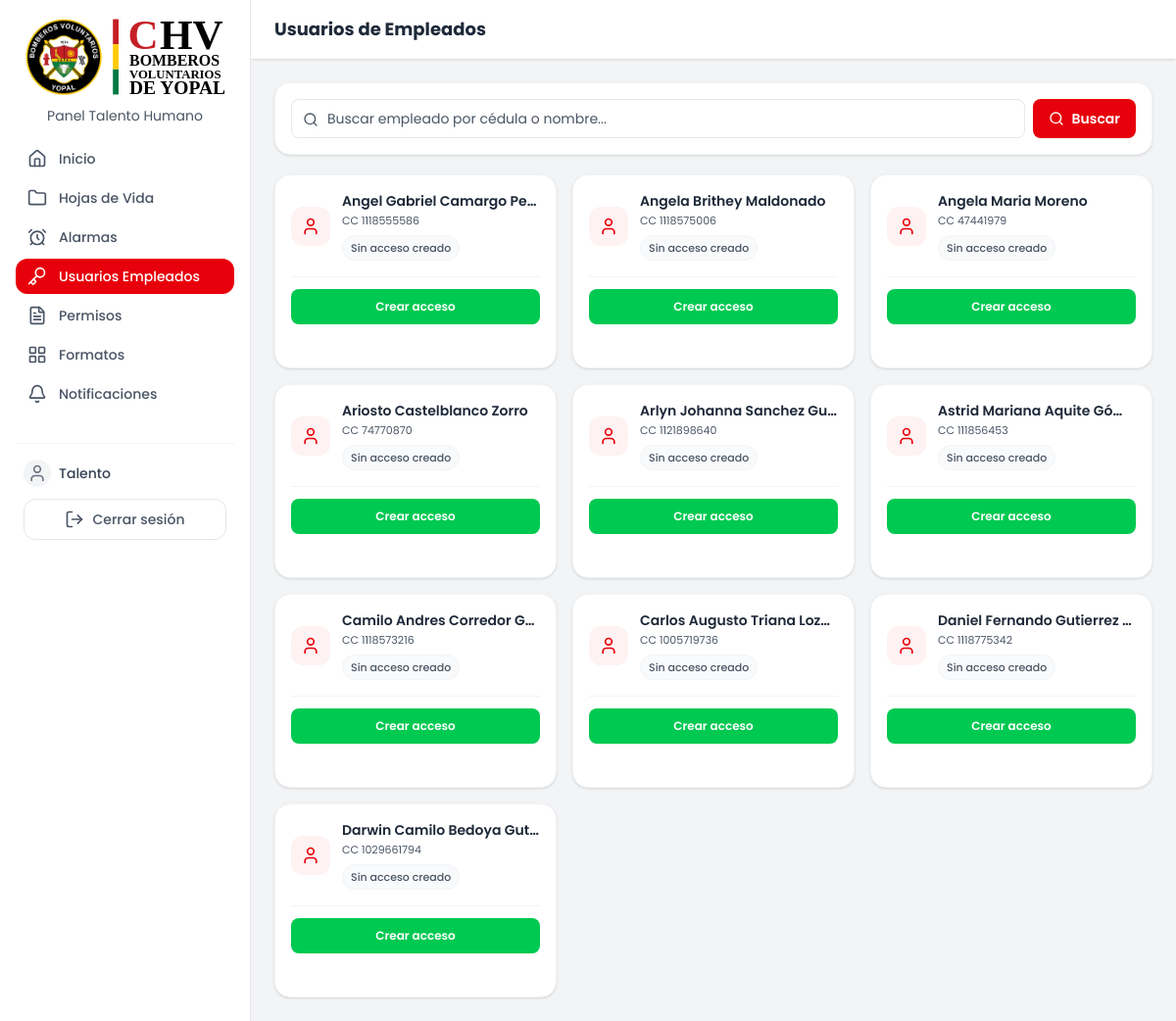
Page /public/usuarios_empleados.php (signed in) on the committed database.
### tables this page shows
CREATE TABLE `empleados` (
  `cedula` varchar(10) NOT NULL COMMENT 'Max 10 caracteres, permite extranjera alfanumérica',
  `lugar_expedicion` varchar(120) DEFAULT NULL COMMENT 'Municipio, Departamento (lista en public/assets/data/municipios.json)',
  `nombre` varchar(150) NOT NULL,
  `sexo` enum('F','M') DEFAULT NULL,
  `cargo` enum('Auxiliar en Talento Humano','Director de talento humano','Auxiliar de Extintores','Enfermero/a','Practicante Sena','Practicante Fundetec','Practicante otra entidad','Servicios Generales','Maquinista','Guardia','Recepcionista','Administrativo','Auxiliar administrativo','Director Académico','Director de negocios','Tecnico en soporte sistemas','Tecnico archivista','Coordinador SST','Auxiliar SST','Jefe de prensa','Contador','Auxiliar de contaduría','Almacenista','Supervisor','Coordinador de banda','Conductor de ambulancia','Aspirante','Voluntario','Secretario recaudador','Auxiliar de enfermería','Docente de banda marcial','PAMEC','Revisor(a) fiscal','Comandante de estación','Directora administrativa y financiera','Bombero integral') NOT NULL,
  `tipo_de_personal` enum('Bombero','Civil') DEFAULT NULL,
  `eps` enum('Sanitas','Nueva EPS','Capresoca','Salud Total') DEFAULT NULL,
  `pension` enum('Colfondos','Porvenir','Colpensiones','Protección','NA') DEFAULT NULL,
  `arl` enum('Positiva','SURA','Colmena','AXA Colpatria','Seguros Bolívar') DEFAULT NULL,
  `salario_basico` decimal(12,2) DEFAULT NULL,
  `es_bombero_integral` tinyint(1) DEFAULT 0,
  `tipo_jornada` enum('Turnos','Administrativa','Restringida') NOT NULL DEFAULT 'Administrativa' COMMENT 'Cómo se cuentan horas/días en permisos: Turnos (operativo), Administrativa (07:00-17:24) o Restringida (horario reducido)',
  `jornada_hora_entrada` time DEFAULT NULL COMMENT 'Solo si tipo_jornada = Restringida',
  `jornada_hora_salida` time DEFAULT NULL COMMENT 'Solo si tipo_jornada = Restringida',
  `tipo_de_contrato` enum('Fijo','Indefinido','OPS','SENA','OPS SEMY','No aplica') DEFAULT NULL,
  `fecha_inicio_contrato` date DEFAULT NULL,
  `fecha_fin_contrato` date DEFAULT NULL,
  `estado` enum('activo','no activo') DEFAULT 'activo',
  `celular` varchar(15) DEFAULT NULL COMMENT 'Numero de celular, validar 10 digitos',
  `correo` varchar(150) DEFAULT NULL,
  `fecha_nacimiento` date DEFAULT NULL COMMENT 'Para notificacion de cumpleaños',
  `created_at` timestamp NOT NULL DEFAULT current_timestamp(),
  `foto` varchar(255) DEFAULT NULL COMMENT 'Ruta relativa dentro de uploads/'
);

### includes/icon.php (called while the page is built)
<?php
function icon(string $nombre, string $clases = 'w-5 h-5'): string {
    static $cache = [];
    if (!isset($cache[$nombre])) {
        $ruta = __DIR__ . '/../public/assets/icons/' . $nombre . '.svg';
        if (!is_file($ruta)) {
            return '';
        }
        $cache[$nombre] = file_get_contents($ruta);
    }
    $svg = $cache[$nombre];
    $svg = preg_replace('/class="[^"]*"/', 'class="' . htmlspecialchars($clases) . ' inline-block align-middle"', $svg, 1);
    return $svg;
}

### src/models/EmpleadoModel.php (called while the page is built, shortened)
<?php
class EmpleadoModel
{
    public static function listar(string $busqueda = '', int $limite = 10, int $offset = 0): array
    {
        $pdo = getPDO();
        $limite = max(1, min(100, $limite));
        $offset = max(0, $offset);
        $sql = "SELECT * FROM empleados";
        $params = [];
        $sql .= " ORDER BY nombre ASC LIMIT :limite OFFSET :offset";
        $stmt = $pdo->prepare($sql);
        $stmt->bindValue(':limite', $limite, PDO::PARAM_INT);
        $stmt->bindValue(':offset', $offset, PDO::PARAM_INT);
        $stmt->execute();
        return $stmt->fetchAll();
    }
}

### src/models/UsuarioEmpleadoModel.php (called while the page is built, shortened)
<?php
class UsuarioEmpleadoModel
{
    public static function obtenerPorCedula(string $cedula): ?array
    {
        $pdo = getPDO();
        $stmt = $pdo->prepare("SELECT * FROM usuarios_empleados WHERE cedula = :cedula");
        $stmt->execute(['cedula' => $cedula]);
        $r = $stmt->fetch();
        return $r ?: null;
    }
}

### public/usuarios_empleados.php (the view, shortened to what this page needs)
<?php
require_once __DIR__ . '/../src/models/EmpleadoModel.php';
require_once __DIR__ . '/../src/models/UsuarioEmpleadoModel.php';
$busqueda = trim($_GET['q'] ?? '');
$empleados = EmpleadoModel::listar($busqueda);
?>
<!DOCTYPE html>
<html lang="es">
<head>
    <link rel="stylesheet" href="./assets/css/tailwind.css">
</head>
<body class="bg-gray-100 min-h-screen">
    <?php require __DIR__ . '/../includes/sidebar.php'; ?>
    <div class="md:ml-64 pt-14 md:pt-0">
        <header class="bg-white shadow px-6 py-4">
            <h1 class="text-lg font-bold text-gray-800">Usuarios de Empleados</h1>
        </header>
        <main class="p-6 max-w-5xl">
            <form method="GET" class="mb-5">
                <div class="bg-white rounded-2xl shadow-sm border border-gray-100 p-4">
                    <div class="flex flex-col sm:flex-row gap-2">
                        <div class="relative flex-1">
                            <span class="absolute left-3 top-1/2 -translate-y-1/2 text-gray-600">
                                            <?= icon('search', 'w-4 h-4') ?>
                            </span>
                            <input type="text" name="q" value="<?= htmlspecialchars($busqueda) ?>"
                                placeholder="Buscar empleado por cédula o nombre..."
                                class="w-full h-10 pl-9 pr-3 rounded-lg border border-gray-200 bg-white text-sm text-gray-700 placeholder:text-gray-600 focus:outline-none focus:ring-2 focus:ring-red-100 focus:border-red-300 transition">
                        </div>
                        <button type="submit"
                            class="h-10 px-4 rounded-lg bg-red-600 hover:bg-red-700 text-white text-sm font-semibold flex items-center justify-center gap-2 transition whitespace-nowrap">
                                        <?= icon('search', 'w-4 h-4') ?>
                            Buscar
                        </button>
                    </div>
                </div>
            </form>
                        <?php if (empty($empleados)): ?>
                <div class="bg-white rounded-2xl border border-gray-100 shadow-sm p-8 text-center">
                    <div
                        class="mx-auto w-10 h-10 rounded-xl bg-gray-50 text-gray-600 flex items-center justify-center mb-3">
                                    <?= icon('search', 'w-5 h-5') ?>
                    </div>
                    <p class="text-sm font-semibold text-gray-700">
                        No se encontraron empleados
                    </p>
                    <p class="text-xs text-gray-600 mt-1">
                        Intenta buscar por nombre o número de cédula.
                    </p>
                </div>
                ```php
                        <?php else: ?>
                <div class="grid grid-cols-1 md:grid-cols-3 gap-4">
                                <?php foreach ($empleados as $emp): ?>
                                    <?php $acceso = UsuarioEmpleadoModel::obtenerPorCedula($emp['cedula']); ?>
                        <div
                            class="bg-white rounded-2xl shadow-sm border border-gray-100 p-4 flex flex-col gap-4 hover:border-gray-200 transition">
                            <div class="flex items-center gap-3 min-w-0">
                                <div
                                    class="w-10 h-10 rounded-xl bg-red-50 text-red-600 flex items-center justify-center flex-shrink-0">
                                                <?= icon('user', 'w-5 h-5') ?>
                                </div>
                                <div class="min-w-0 flex-1">
                                    <p class="text-sm font-semibold text-gray-800 truncate">
                                                    <?= htmlspecialchars($emp['nombre']) ?>
                                    </p>
                                    <p class="text-[11px] text-gray-600 truncate mt-0.5">
                                        CC <?= htmlspecialchars($emp['cedula']) ?>
                                    </p>
                                    <div class="mt-1.5">
                                                    <?php if ($acceso): ?>
                                                        <?php if ($acceso['activo']): ?>
                                                <span
                                                    class="inline-flex items-center gap-1.5 text-[11px] font-semibold px-2 py-1 rounded-full bg-green-50 text-green-700 border border-green-100">
                                                    <span class="w-1.5 h-1.5 rounded-full bg-green-500"></span>
                                                    Acceso activo
                                                </span>
                                                        <?php else: ?>
                                                <span
                                                    class="inline-flex items-center gap-1.5 text-[11px] font-semibold px-2 py-1 rounded-full bg-gray-50 text-gray-500 border border-gray-100">
                                                    <span class="w-1.5 h-1.5 rounded-full bg-gray-400"></span>
                                                    Acceso revocado
                                                </span>
                                                        <?php endif; ?>
                                                    <?php else: ?>
                                            <span
                                                class="inline-flex items-center gap-1.5 text-[11px] font-medium px-2 py-1 rounded-full bg-gray-50 text-gray-600 border border-gray-100">
                                                Sin acceso creado
                                            </span>
                                                    <?php endif; ?>
                                    </div>
                                </div>
                            </div>
                            <div class="border-t border-gray-100 pt-3">
                                <div class="flex flex-wrap items-center gap-2">
                                    <button
                                        onclick="abrirModalPin('<?= $emp['cedula'] ?>', '<?= htmlspecialchars($emp['nombre'], ENT_QUOTES) ?>')"
                                        class="flex-1 min-w-[120px] h-9 px-3 rounded-lg bg-green-500 hover:bg-green-700 text-white text-xs font-semibold flex items-center justify-center transition whitespace-nowrap">
                                                    <?= $acceso ? 'Resetear PIN' : 'Crear acceso' ?>
                                    </button>
                                </div>
                                <span id="pinMostrado-<?= $emp['cedula'] ?>"
                                    class="block text-sm font-mono font-bold text-gray-700 text-left mt-2 min-h-[20px] break-all"></span>
                            </div>
                        </div>
                                <?php endforeach; ?>
                </div>
                        <?php endif; ?>
        </main>
    </div>
</body>
</html>

### includes/sidebar.php (shortened to what this page needs)
<?php
$paginaActual = basename($_SERVER['PHP_SELF']);
$rolActual = $_SESSION['superadmin_rol'] ?? '';
if ($rolActual === 'teniente') {
    $linksSidebar = [
        ['url' => '/chvb/public/dashboard.php', 'label' => 'Inicio', 'icon' => 'home'],
        ['url' => '/chvb/public/empleados.php', 'label' => 'Hojas de Vida', 'icon' => 'folder'],
        ['url' => '/chvb/public/permisos_th.php', 'label' => 'Permisos', 'icon' => 'file-text'],
    ];
} else {
    $linksSidebar = [
        ['url' => '/chvb/public/dashboard.php', 'label' => 'Inicio', 'icon' => 'home'],
        ['url' => '/chvb/public/empleados.php', 'label' => 'Hojas de Vida', 'icon' => 'folder'],
        ['url' => '/chvb/public/alarmas.php', 'label' => 'Alarmas', 'icon' => 'alarm-clock'],
        ['url' => '/chvb/public/usuarios_empleados.php', 'label' => 'Usuarios Empleados', 'icon' => 'key'],
    ];
    if (in_array($rolActual, ['superadmin_talento_humano','auxiliar_talento_humano'], true)) {
        $linksSidebar[] = ['url' => '/chvb/public/permisos_th.php', 'label' => 'Permisos', 'icon' => 'file-text'];
        $linksSidebar[] = ['url' => '/chvb/public/formatos.php', 'label' => 'Formatos', 'icon' => 'layout-grid'];
        $linksSidebar[] = [
            'url' => '/chvb/public/notificaciones.php',
            'label' => 'Notificaciones',
            'icon' => 'bell',
            'esNotificaciones' => true,
        ];
    }
}
?>
<aside id="sidebarMovil" class="w-64 bg-white border-r border-gray-200 p-4 fixed inset-y-0 left-0 z-40 overflow-y-auto
           -translate-x-full md:translate-x-0 transition-transform duration-200">
    <div class="flex items-center justify-between mb-4 px-2">
        <div>
            <div>
                <img src="/chvb/public/assets/img/logo_chv_svg.svg" alt="Logo" class="w-100">
            </div>
            <p class="text-sm text-center pt-2 text-gray-600">Panel Talento Humano</p>
        </div>
    </div>
    <nav class="space-y-1">
        <?php foreach ($linksSidebar as $link): ?>
            <?php $activo = $paginaActual === basename($link['url']); ?>
            <a href="<?= $link['url'] ?>" class="flex items-center gap-3 px-3 py-2 rounded-xl text-sm font-medium transition
                <?= $activo ? 'bg-red-600 text-white' : 'text-gray-600 hover:bg-gray-100' ?>">
                <?= icon($link['icon'], 'w-5 h-5') ?>
                <span class="flex-1"><?= $link['label'] ?></span>
            </a>
        <?php endforeach; ?>
    </nav>
   <div class="mt-8 pt-4 border-t border-gray-100 px-2">
    <div class="flex items-center gap-2 min-w-0">
        <div class="w-7 h-7 rounded-full bg-gray-100 flex items-center justify-center text-gray-500 flex-shrink-0">
            <?= icon('user', 'w-5 h-5')?>
        </div>
        <p class="text-sm font-medium text-gray-700 truncate">
            <?= htmlspecialchars($_SESSION['superadmin_username']?? '')?>
        </p>
    </div>
    <form method="post" action="/chvb/public/logout.php" class="mt-3">
        <button type="submit"
            class="flex w-full items-center justify-center gap-2 rounded-xl border border-gray-200 bg-white px-3 py-2.5 text-sm font-medium text-gray-600 hover:bg-red-50 hover:text-red-600 hover:border-red-200 transition">
            <?= icon('log-out', 'w-5 h-5')?> Cerrar sesión
        </button>
    </form>
</div>
</aside>

### rows in the picture
empleados: nombre "Angel Gabriel Camargo Pe…", cedula "1118555586"
empleados: nombre "Angela Brithey Maldonado", cedula "1118575006"
empleados: nombre "Angela Maria Moreno", cedula "47441979"
empleados: nombre "Ariosto Castelblanco Zorro", cedula "74770870"
empleados: nombre "Arlyn Johanna Sanchez Gu…", cedula "1121898640"
empleados: nombre "Astrid Mariana Aquite Gó…", cedula "111856453"
empleados: nombre "Camilo Andres Corredor G…", cedula "1118573216"
empleados: nombre "Carlos Augusto Triana Loz…", cedula "1005719736"
empleados: nombre "Daniel Fernando Gutierrez…", cedula "1118775342"
empleados: nombre "Darwin Camilo Bedoya Gut…", cedula "1029661794"

### other values in the picture
$link['label'] "Inicio"
$link['label'] "Hojas de Vida"
$link['label'] "Alarmas"
$link['label'] "Usuarios Empleados"
$link['label'] "Permisos"
$link['label'] "Formatos"
$link['label'] "Notificaciones"
$_SESSION['superadmin_username'] "Talento"
